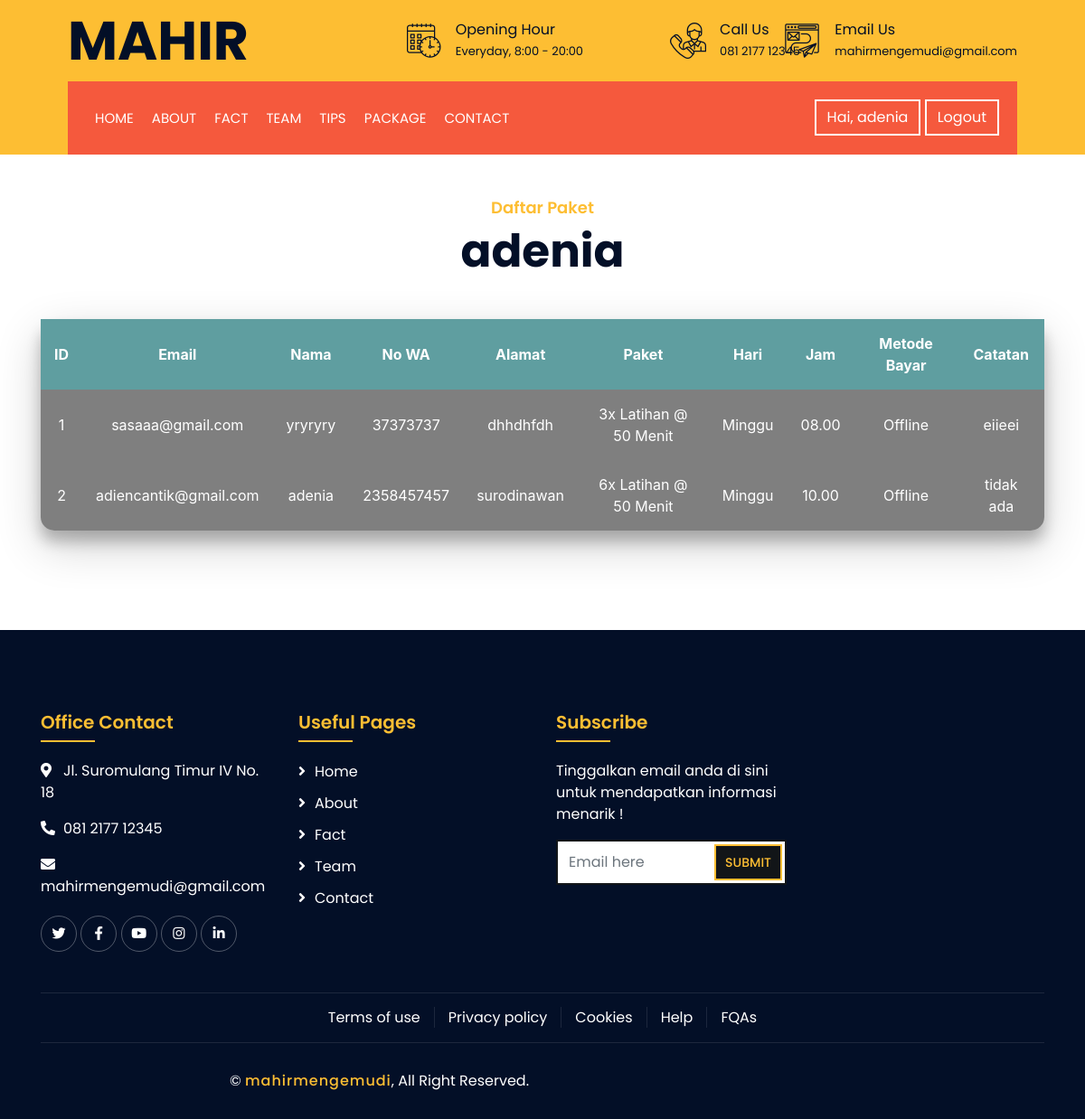
The page /paket.php (signed in) on the database its author committed.
### tables this page shows
CREATE TABLE `pendaftaran` (
  `username` varchar(50) NOT NULL,
  `id` int(11) NOT NULL,
  `email` varchar(50) NOT NULL,
  `nama` varchar(50) NOT NULL,
  `no_wa` varchar(50) NOT NULL,
  `alamat` varchar(50) NOT NULL,
  `paket` varchar(50) NOT NULL,
  `hari` varchar(50) NOT NULL,
  `jam` varchar(50) NOT NULL,
  `metode` varchar(50) NOT NULL,
  `catatan` varchar(100) NOT NULL,
  `catatan_admin` varchar(20) NOT NULL
);

### paket.php (the view, shortened to what this page needs)
<?php include 'controller/controll.php';
 ?>
<!DOCTYPE html>
<html lang="en">
    <head>
        <link href="https://stackpath.bootstrapcdn.com/bootstrap/4.4.1/css/bootstrap.min.css" rel="stylesheet">
        <link href="https://cdnjs.cloudflare.com/ajax/libs/font-awesome/5.10.0/css/all.min.css" rel="stylesheet">
        <link href="lib/flaticon/font/flaticon.css" rel="stylesheet">
        <link href="lib/animate/animate.min.css" rel="stylesheet">
        <link href="lib/owlcarousel/assets/owl.carousel.min.css" rel="stylesheet">
        <link href="lib/lightbox/css/lightbox.min.css" rel="stylesheet">
        <link href="lib/slick/slick.css" rel="stylesheet">
        <link href="lib/slick/slick-theme.css" rel="stylesheet">
        <link href="css/style.css" rel="stylesheet">
    </head>
    <body>
        <div class="wrapper">
            <div class="top-bar">
                <div class="container-fluid">
                    <div class="row align-items-center">
                        <div class="col-lg-4 col-md-12">
                            <div class="logo">
                                <a href="index.html">
                                    <h1>MAHIR</h1>
                                </a>
                            </div>
                        </div>
                        <div class="col-lg-8 col-md-7 d-none d-lg-block">
                            <div class="row">
                                <div class="col-4">
                                    <div class="top-bar-item">
                                        <div class="top-bar-icon">
                                            <i class="flaticon-calendar"></i>
                                        </div>
                                        <div class="top-bar-text">
                                            <h3>Opening Hour</h3>
                                            <p>Everyday, 8:00 - 20:00</p>
                                        </div>
                                    </div>
                                </div>
                                <div class="col-4">
                                    <div class="top-bar-item">
                                        <div class="top-bar-icon">
                                            <i class="flaticon-call"></i>
                                        </div>
                                        <div class="top-bar-text">
                                            <h3>Call Us</h3>
                                            <p>081 2177 12345</p>
                                        </div>
                                    </div>
                                </div>
                                <div class="col-4">
                                    <div class="top-bar-item">
                                        <div class="top-bar-icon">
                                            <i class="flaticon-send-mail"></i>
                                        </div>
                                        <div class="top-bar-text">
                                            <h3>Email Us</h3>
                                            <p>mahirmengemudi@gmail.com</p>
                                        </div>
                                    </div>
                                </div>
                            </div>
                        </div>
                    </div>
                </div>
            </div>
            <div class="nav-bar">
                <div class="container-fluid">
                    <nav class="navbar navbar-expand-lg bg-dark navbar-dark">
                        <div class="collapse navbar-collapse justify-content-between" id="navbarCollapse">
                            <div class="navbar-nav mr-auto">
                                <a href="index.php" class="nav-item nav-link">Home</a>
                                <a href="#about" class="nav-item nav-link">About</a>
                                <a href="#fact" class="nav-item nav-link">fact</a>
                                <a href="#team" class="nav-item nav-link">Team</a>
                                <a href="#tips" class="nav-item nav-link">Tips</a>
                                <a href="paket.php" class="nav-item nav-link">Package</a>
                                <a href="#contact" class="nav-item nav-link">Contact</a>
                            </div>
                            <div class="ml-auto">
                                <a class="btn" href="registrasi/registrasi.php">Hai, <?php echo $_SESSION["username"]; ?> </a>
                                <a class="btn" href="signout.php">Logout</a>
                            </div>
                        </div>
                    </nav>
                </div>
            </div>
            <div id="paket" class="contact wow fadeInUp">
                <div class="container">
                    <div class="section-header text-center">
                        <p>Daftar Paket</p>
                        <h2><?php echo $_SESSION["username"]; ?></h2>
                    </div>
										<div id="cont">
										    <table>
										        <thead>
										            <tr>
																		<th>ID</th>
										                <th>Email</th>
										                <th>Nama</th>
										                <th>No WA</th>
										                <th>Alamat</th>
										                <th>Paket</th>
																		<th>Hari</th>
																		<th>Jam</th>
																		<th>Metode Bayar</th>
																		<th>Catatan</th>
										            </tr>
										            <?php
										            $id = 1;
										            $tampilkan = mysqli_query($koneksi, "SELECT * from pendaftaran");
										            while($data = mysqli_fetch_array($tampilkan)) :
										            ?>
										            <tr class="isi">
										                <td><?=$id++;?></td>
										                <td><?=$data['email']?></td>
																		<td><?=$data['nama']?></td>
										                <td><?=$data['no_wa']?></td>
										                <td><?=$data['alamat']?></td>
										                <td><?=$data['paket']?></td>
																		<td><?=$data['hari']?></td>
																		<td><?=$data['jam']?></td>
																		<td><?=$data['metode']?></td>
																		<td><?=$data['catatan']?></td>
										            </tr>
										            <?php endwhile; ?>
										        </thead>
										    </table>
										</div>
                </div>
            </div>
            <div class="footer wow fadeIn" data-wow-delay="0.3s">
                <div class="container">
                    <div class="row">
                        <div class="col-md-6 col-lg-3">
                            <div class="footer-contact">
                                <h2>Office Contact</h2>
                                <p><i class="fa fa-map-marker-alt"></i>Jl. Suromulang Timur IV No. 18</p>
                                <p><i class="fa fa-phone-alt"></i>081 2177 12345</p>
                                <p><i class="fa fa-envelope"></i>mahirmengemudi@gmail.com</p>
                                <div class="footer-social">
                                    <a href=""><i class="fab fa-twitter"></i></a>
                                    <a href=""><i class="fab fa-facebook-f"></i></a>
                                    <a href=""><i class="fab fa-youtube"></i></a>
                                    <a href=""><i class="fab fa-instagram"></i></a>
                                    <a href=""><i class="fab fa-linkedin-in"></i></a>
                                </div>
                            </div>
                        </div>
                        <div class="col-md-6 col-lg-3">
                            <div class="footer-link">
                                <h2>Useful Pages</h2>
                                <a href="">Home</a>
                                <a href="">About</a>
                                <a href="">Fact</a>
                                <a href="">Team</a>
                                <a href="">Contact</a>
                            </div>
                        </div>
                        <div class="col-md-6 col-lg-3">
                            <div class="newsletter">
                                <h2>Subscribe</h2>
                                <p>
                                    Tinggalkan email anda di sini untuk mendapatkan informasi menarik !
                                </p>
                                <div class="form">
                                    <input class="form-control" placeholder="Email here">
                                    <button class="btn">Submit</button>
                                </div>
                            </div>
                        </div>
                    </div>
                </div>
                <div class="container footer-menu">
                    <div class="f-menu">
                        <a href="">Terms of use</a>
                        <a href="">Privacy policy</a>
                        <a href="">Cookies</a>
                        <a href="">Help</a>
                        <a href="">FQAs</a>
                    </div>
                </div>
                <div class="container copyright">
                    <div class="row">
                        <div class="col-md-6">
                            <p>&copy; <a href="#">mahirmengemudi</a>, All Right Reserved.</p>
                        </div>
                    </div>
                </div>
            </div>
        </div>
    </body>
</html>

### css/style.css (style rules this page uses)
html { scroll-behavior: smooth; }
body { color: #666666; background: #dddddd; font-family: 'Poppins', sans-serif; font-weight: 400; }
h1, h2, h3, h4, h5, h6 { color: #030f27; }
a { color: #666666; transition: .3s; }
.wrapper { position: relative; width: 100%; max-width: 1366px; margin: 0 auto; background: #ffffff; }
.btn { transition: .3s; }
.top-bar { position: relative; height: 90px; background: #fdbe33; }
.top-bar .logo { padding: 15px 0; text-align: left; overflow: hidden; }
.top-bar .logo h1 { margin: 0; color: #030f27; font-size: 60px; line-height: 60px; font-weight: 700; }
.top-bar .top-bar-item { display: flex; align-items: center; justify-content: flex-end; }
.top-bar .top-bar-icon { width: 40px; display: flex; align-items: center; justify-content: center; }
.top-bar .top-bar-icon [class^="flaticon-"]::before { margin: 0; color: #030f27; font-size: 40px; }
.top-bar .top-bar-text { padding-left: 15px; }
.top-bar .top-bar-text h3 { margin: 0 0 5px 0; color: #030f27; font-size: 16px; font-weight: 400; }
.top-bar .top-bar-text p { margin: 0; color: #030f27; font-size: 13px; font-weight: 400; }
@media (min-width: 992px) { .top-bar { padding: 0 60px; } }
.nav-bar { position: relative; background: #fdbe33; transition: .3s; }
.nav-bar .container-fluid { padding: 0; }
.nav-bar .navbar { height: 100%; background: #f5593d !important; }
.navbar-dark .navbar-nav .nav-link, .navbar-dark .navbar-nav .nav-link:focus, .navbar-dark .navbar-nav .nav-link:hover, .navbar-dark .navbar-nav .nav-link.active { padding: 10px 10px 8px 10px; color: #ffffff; }
.nav-bar .btn { color: #ffffff; border: 2px solid #ffffff; border-radius: 0; }
@media (min-width: 992px) { .nav-bar { padding: 0 75px; } }
@media (min-width: 992px) { .nav-bar .navbar { padding: 20px; } }
@media (min-width: 992px) { .nav-bar a.nav-link { padding: 8px 15px; font-size: 15px; text-transform: uppercase; } }
.section-header { position: relative; width: 100%; margin-bottom: 45px; }
.section-header p { color: #fdbe33; font-size: 18px; font-weight: 600; margin-bottom: 5px; }
.section-header h2 { margin: 0; position: relative; font-size: 50px; font-weight: 700; }
.contact { position: relative; width: 100%; padding: 45px 0; }
.footer { position: relative; margin-top: 45px; padding-top: 90px; background: #030f27; color: #ffffff; }
.footer .footer-contact, .footer .footer-link, .footer .newsletter { position: relative; margin-bottom: 45px; }
.footer h2 { position: relative; margin-bottom: 20px; padding-bottom: 10px; font-size: 20px; font-weight: 600; color: #fdbe33; }
.footer h2::after { position: absolute; content: ""; width: 60px; height: 2px; left: 0; bottom: 0; background: #fdbe33; }
.footer .footer-link a { display: block; margin-bottom: 10px; color: #ffffff; transition: .3s; }
.footer .footer-link a::before { position: relative; content: "\f105"; font-family: "Font Awesome 5 Free"; font-weight: 900; margin-right: 10px; }
.footer .footer-contact p i { width: 25px; }
.footer .footer-social { position: relative; margin-top: 20px; }
.footer .footer-social a { display: inline-block; width: 40px; height: 40px; padding: 7px 0; text-align: center; border: 1px solid rgba(256, 256, 256, .3); border-radius: 60px; transition: .3s; }
.footer .footer-social a i { font-size: 15px; color: #ffffff; }
.footer .newsletter .form { position: relative; max-width: 400px; margin: 0 auto; }
.footer .newsletter input { height: 50px; border: 2px solid #121518; border-radius: 0; }
.footer .newsletter .btn { position: absolute; top: 5px; right: 5px; height: 40px; padding: 8px 10px; font-size: 14px; font-weight: 500; text-transform: uppercase; color: #fdbe33; background: #121518; border-radius: 0; border: 2px solid #fdbe33; transition: .3s; }
.footer .footer-menu .f-menu { position: relative; padding: 15px 0; font-size: 0; text-align: center; border-top: 1px solid rgba(256, 256, 256, .1); border-bottom: 1px solid rgba(256, 256, 256, .1); }
.footer .footer-menu .f-menu a { color: #ffffff; font-size: 16px; margin-right: 15px; padding-right: 15px; border-right: 1px solid rgba(255, 255, 255, .1); }
.footer .footer-menu .f-menu a:last-child { margin-right: 0; padding-right: 0; border-right: none; }
.footer .copyright { padding: 30px 15px; }
.footer .copyright p { margin: 0; color: #ffffff; }
.footer .copyright .col-md-6:last-child p { text-align: right; }
.footer .copyright p a { color: #fdbe33; font-weight: 500; letter-spacing: 1px; }

### rows shown on the page
pendaftaran: email "sasaaa@gmail.com", nama "yryryry", no_wa "37373737", alamat "dhhdhfdh", paket "3x Latihan @ 50 Menit", hari "Minggu", jam "08.00", metode "Offline", catatan "eiieei"
pendaftaran: email "adiencantik@gmail.com", nama "adenia", no_wa "2358457457", alamat "surodinawan", paket "6x Latihan @ 50 Menit", hari "Minggu", jam "10.00", metode "Offline", catatan "tidak ada"

### other values the page prints
$_SESSION["username"] "adenia"
